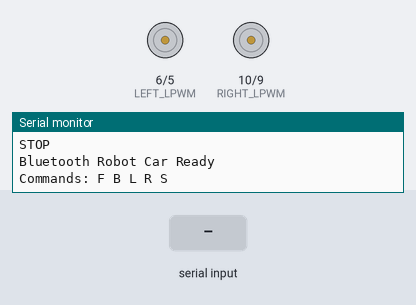
A sketch run on a simulated Arduino Uno, built with avr-gcc and run on an emulated ATmega328P. On the bench: motor-driver pin pairs drawn as motors (green arrow = first pin HIGH = forward, orange = second pin HIGH = backward, longer = more drive), the last lines printed to the serial monitor. The inputs (shaded band) are chosen by the test bench.

Above: at 1.2 s.
1.3 s: "F" received over the second serial link
At 2.3 s:
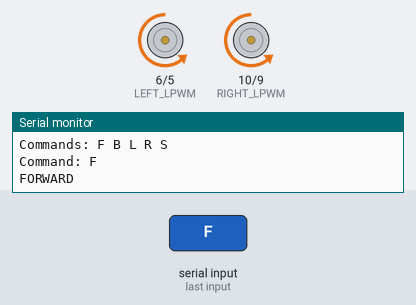
2.8 s: "B" received over the second serial link
At 3.4 s:
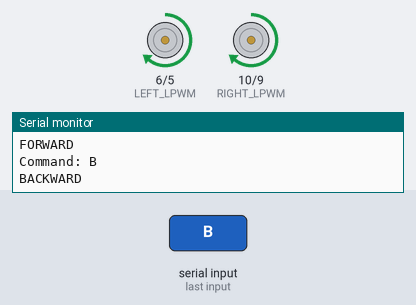
4.3 s: "L" received over the second serial link
At 4.6 s:
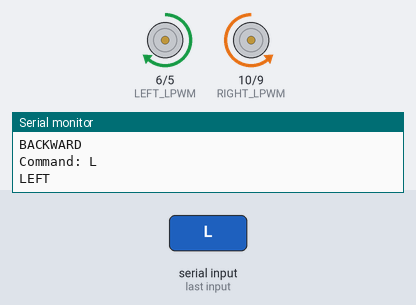
5.8 s: "R" received over the second serial link
At 6.9 s:
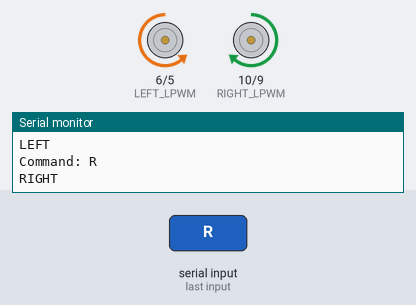
Timing chart, 0 to 8.3 s (numbered marks = the images above; inputs shaded):
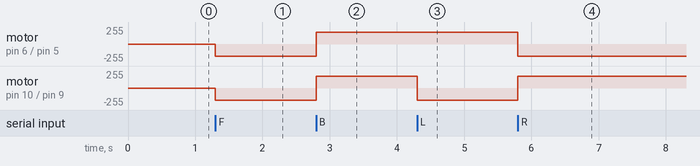

The sketch:

ROBOTIC_CAR_USING_BTS7960_HC-05.ino
```cpp
#include <SoftwareSerial.h>

// ==========================================
// HC-05 Bluetooth
// ==========================================
SoftwareSerial Bluetooth(2, 3);
// Arduino RX = D2  <- HC-05 TX
// Arduino TX = D3  -> HC-05 RX


// ==========================================
// LEFT MOTOR - BTS7960 #1
// ==========================================
#define LEFT_RPWM 5
#define LEFT_LPWM 6


// ==========================================
// RIGHT MOTOR - BTS7960 #2
// ==========================================
#define RIGHT_RPWM 9
#define RIGHT_LPWM 10


// ==========================================
// Motor Speed
// Range: 0 - 255
// ==========================================
int motorSpeed = 180;


// ==========================================
// SETUP
// ==========================================
void setup() {

  Serial.begin(9600);
  Bluetooth.begin(9600);

  pinMode(LEFT_RPWM, OUTPUT);
  pinMode(LEFT_LPWM, OUTPUT);

  pinMode(RIGHT_RPWM, OUTPUT);
  pinMode(RIGHT_LPWM, OUTPUT);

  stopCar();

  Serial.println("Bluetooth Robot Car Ready");
  Serial.println("Commands: F B L R S");
}


// ==========================================
// LOOP
// ==========================================
void loop() {

  if (Bluetooth.available()) {

    char command = Bluetooth.read();

    Serial.print("Command: ");
    Serial.println(command);

    switch (command) {

      case 'F':
      case 'f':
        forward();
        break;

      case 'B':
      case 'b':
        backward();
        break;

      case 'L':
      case 'l':
        turnLeft();
        break;

      case 'R':
      case 'r':
        turnRight();
        break;

      case 'S':
      case 's':
        stopCar();
        break;
    }
  }
}


// ==========================================
// LEFT MOTOR FORWARD
// ==========================================
void leftMotorForward(int speedValue) {

  analogWrite(LEFT_RPWM, speedValue);
  analogWrite(LEFT_LPWM, 0);
}


// ==========================================
// LEFT MOTOR BACKWARD
// ==========================================
void leftMotorBackward(int speedValue) {

  analogWrite(LEFT_RPWM, 0);
  analogWrite(LEFT_LPWM, speedValue);
}


// ==========================================
// RIGHT MOTOR FORWARD
// ==========================================
void rightMotorForward(int speedValue) {

  analogWrite(RIGHT_RPWM, speedValue);
  analogWrite(RIGHT_LPWM, 0);
}


// ==========================================
// RIGHT MOTOR BACKWARD
// ==========================================
void rightMotorBackward(int speedValue) {

  analogWrite(RIGHT_RPWM, 0);
  analogWrite(RIGHT_LPWM, speedValue);
}


// ==========================================
// STOP LEFT MOTOR
// ==========================================
void stopLeftMotor() {

  analogWrite(LEFT_RPWM, 0);
  analogWrite(LEFT_LPWM, 0);
}


// ==========================================
// STOP RIGHT MOTOR
// ==========================================
void stopRightMotor() {

  analogWrite(RIGHT_RPWM, 0);
  analogWrite(RIGHT_LPWM, 0);
}


// ==========================================
// CAR FORWARD
// ==========================================
void forward() {

  leftMotorForward(motorSpeed);
  rightMotorForward(motorSpeed);

  Serial.println("FORWARD");
}


// ==========================================
// CAR BACKWARD
// ==========================================
void backward() {

  leftMotorBackward(motorSpeed);
  rightMotorBackward(motorSpeed);

  Serial.println("BACKWARD");
}


// ==========================================
// TURN LEFT
// Pivot Turn
// ==========================================
void turnLeft() {

  leftMotorBackward(motorSpeed);
  rightMotorForward(motorSpeed);

  Serial.println("LEFT");
}


// ==========================================
// TURN RIGHT
// Pivot Turn
// ==========================================
void turnRight() {

  leftMotorForward(motorSpeed);
  rightMotorBackward(motorSpeed);

  Serial.println("RIGHT");
}


// ==========================================
// STOP CAR
// ==========================================
void stopCar() {

  stopLeftMotor();
  stopRightMotor();

  Serial.println("STOP");
}
```

Measured:
- after the input at 1.3 s, motor on pin 6 (LEFT_LPWM) / pin 5 (LEFT_RPWM), motor on pin 10 (RIGHT_LPWM) / pin 9 (RIGHT_RPWM): stopped → backward 180/255 at once
- after the input at 2.8 s, motor on pin 6 (LEFT_LPWM) / pin 5 (LEFT_RPWM), motor on pin 10 (RIGHT_LPWM) / pin 9 (RIGHT_RPWM): backward 180/255 → forward 180/255 at once
- after the input at 4.3 s, motor on pin 10 (RIGHT_LPWM) / pin 9 (RIGHT_RPWM): forward 180/255 → backward 180/255 at once
- after the input at 5.8 s, motor on pin 6 (LEFT_LPWM) / pin 5 (LEFT_RPWM): forward 180/255 → backward 180/255 at once; motor on pin 10 (RIGHT_LPWM) / pin 9 (RIGHT_RPWM): backward 180/255 → forward 180/255 at once
